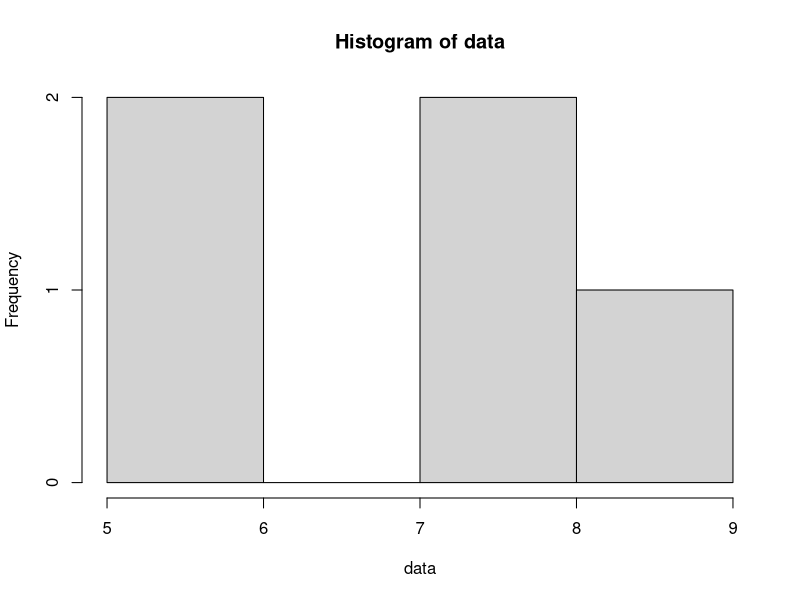
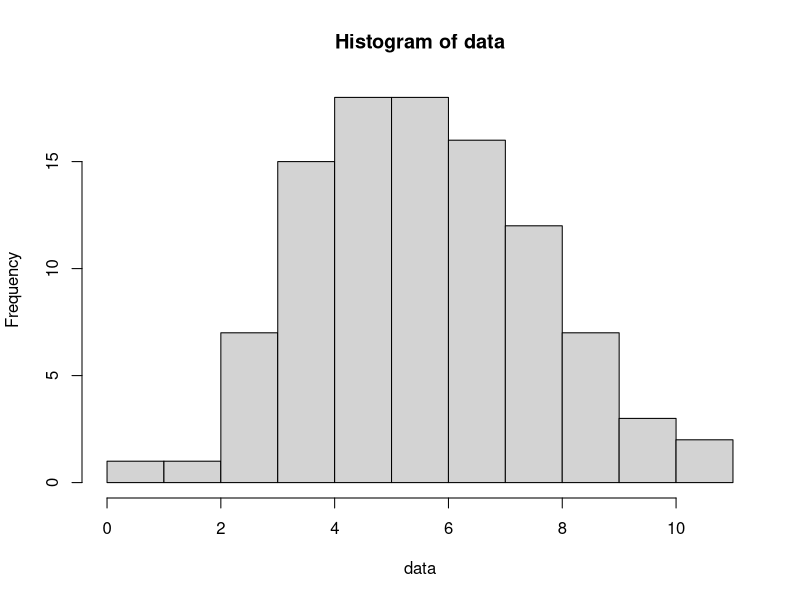

These charts were generated, in order, by the following R code:
## ---- chunk 1
input <- list()
input$nsamples <- 5
input$obs <- 20
input$p <- 0.3
## ---- chunk 2
nsamples <- input$nsamples # obtain number of samples from ui.R 
obs <- input$obs # obtain number of obs from ui.R
p <- input$p # obtain p from ui.R
set.seed(123) # set seed for reproducibility
data <- replicate(nsamples, rbinom(1, obs, p)) # generate data
## ---- chunk 3
hist(data)
## ---- chunk 4
input <- list()
input$nsamples <- 100
input$obs <- 20
input$p <- 0.3
nsamples <- input$nsamples # obtain number of samples from ui.R 
obs <- input$obs # obtain number of obs from ui.R
p <- input$p # obtain p from ui.R
set.seed(123) # set seed for reproducibility
data <- replicate(nsamples, rbinom(1, obs, p)) # generate data
hist(data)
